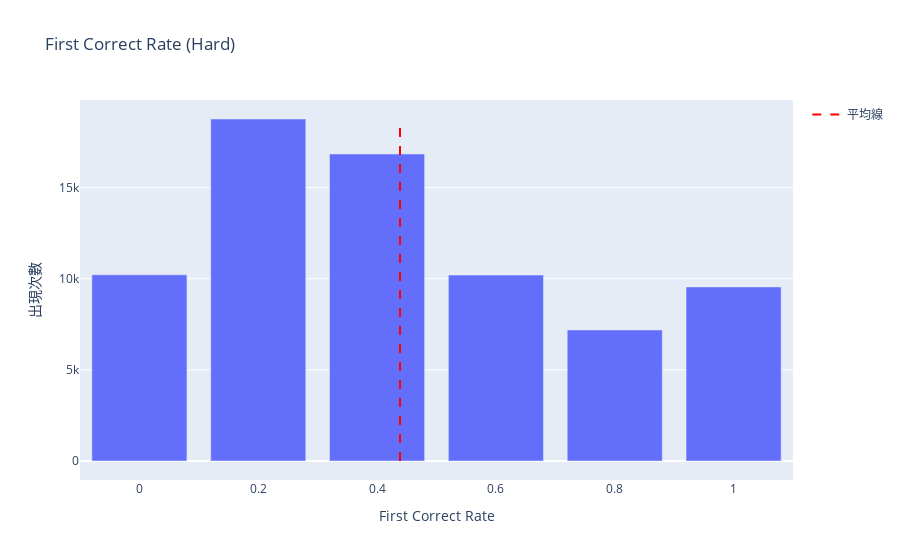

Notebook code cell kept with this figure:
### Code cell
import plotly.express as px
import plotly.graph_objects as go

# 計算 first_correct_rate 每個值的出現次數
rate_counts = df_hard['first_correct_rate'].value_counts().reset_index()
rate_counts.columns = ['first_correct_rate', 'count']

# 按 first_correct_rate 數值排序
rate_counts = rate_counts.sort_values(by='first_correct_rate')

# 計算 first_correct_rate 的平均值
mean_rate = df_hard['first_correct_rate'].mean()
mean_rate_hard = mean_rate
# 繪製長條圖
fig = px.bar(rate_counts, x='first_correct_rate', y='count', 
             title="First Correct Rate (Hard)", 
             labels={'first_correct_rate': 'First Correct Rate', 'count': '出現次數'})

# 加入平均線
fig.add_trace(go.Scatter(x=[mean_rate, mean_rate], y=[0, rate_counts['count'].max()],
                         mode="lines",
                         name="平均線",
                         line=dict(color="red", dash="dash")))

# 更新圖表的標籤
fig.update_layout(yaxis_title="出現次數", xaxis_title="First Correct Rate")
fig.show()

### Figure 1 — Plotly figure (JSON) as saved in the notebook; plotly's stock layout.template omitted (floating-point values rounded to 4 significant figures)
{"data": [{"alignmentgroup": "True", "hovertemplate": "First Correct Rate=%{x}<br>出現次數=%{y}<extra></extra>", "legendgroup": "", "marker": {"color": "#636efa", "pattern": {"shape": ""}}, "name": "", "offsetgroup": "", "orientation": "v", "showlegend": false, "textposition": "auto", "type": "bar", "x": [0, 0.2, 0.4, 0.6, 0.8, 1], "xaxis": "x", "y": [10218, 18771, 16851, 10204, 7194, 9553], "yaxis": "y"}, {"line": {"color": "red", "dash": "dash"}, "mode": "lines", "name": "平均線", "type": "scatter", "x": [0.4386, 0.4386], "y": [0, 18771]}], "layout": {"barmode": "relative", "legend": {"tracegroupgap": 0}, "title": {"text": "First Correct Rate (Hard)"}, "xaxis": {"anchor": "y", "domain": [0, 1], "title": {"text": "First Correct Rate"}}, "yaxis": {"anchor": "x", "domain": [0, 1], "title": {"text": "出現次數"}}}}
